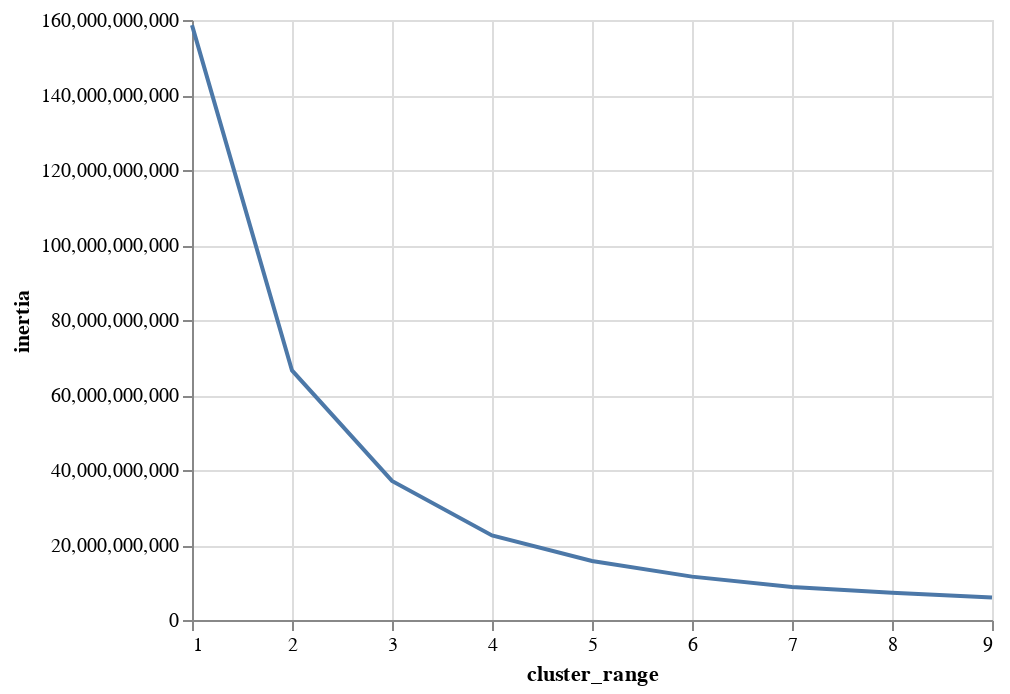

This figure's notebook cell:
### Markdown cell above
A static plot:

### Code cell
alt.Chart(clusters).mark_line().encode(x='cluster_range', y='inertia')

### Figure 1 — Vega-Lite specification as saved in the notebook (floating-point values rounded to 4 significant figures)
{"config": {"view": {"continuousWidth": 400, "continuousHeight": 300}}, "data": {"name": "data-54a21f3024dd5b0316b30a5c89bc19eb"}, "mark": "line", "encoding": {"x": {"type": "quantitative", "field": "cluster_range"}, "y": {"type": "quantitative", "field": "inertia"}}, "$schema": "https://vega.github.io/schema/vega-lite/v4.0.2.json", "datasets": {"data-54a21f3024dd5b0316b30a5c89bc19eb": [{"cluster_range": 1, "inertia": 158600000000.0}, {"cluster_range": 2, "inertia": 66550000000.0}, {"cluster_range": 3, "inertia": 37080000000.0}, {"cluster_range": 4, "inertia": 22540000000.0}, {"cluster_range": 5, "inertia": 15720000000.0}, {"cluster_range": 6, "inertia": 11560000000.0}, {"cluster_range": 7, "inertia": 8784000000.0}, {"cluster_range": 8, "inertia": 7278000000.0}, {"cluster_range": 9, "inertia": 6000000000.0}]}}
